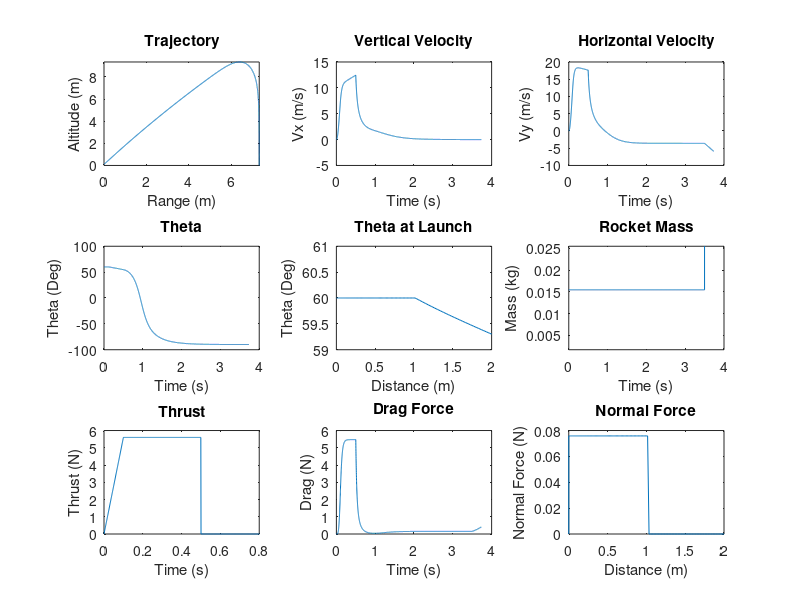

Write the MATLAB code that produced this figure.
% Program:
% Rocket_Trajectory_Simulation.m
% Multi-stage rocket dynamics and trajectory simulation.
%
% Description:
% Predicts multi-stage rocket dynamics and trajectories based on the given 
% rocket mass, engine thrust, launch parameters, and drag coefficient.
%
% Variable List:
% Delta = Time step (s)
% t = Time (s)
% Thrust = Thrust (N)
% Mass = Mass (kg)
% Mass_Rocket_With_Motor = Mass with motor (kg)
% Mass_Rocket_Without_Motor = Mass without motor (kg)
% Theta = Angle (deg)
% C = Drag coefficient
% Rho = Air density (kg/m^3)
% A = Rocket projected area (m^2)
% Gravity = Gravity (m/s^2)
% Launch_Rod_Length = Length of launch rod (m)
% n = Counter
% Fn = Normal force (N)
% Drag = Drag force (N)
% Fx = Sum of forces in the horizontal direction (N)
% Fy = Sum of forces in the vertical direction (N)
% Vx = Velocity in the horizontal direction (m/s)
% Vy = Velocity in the vertical direction (m/s)
% Ax = Acceleration in the horizontal direction (m/s^2)
% Ay = Acceleration in the vertical direction (m/s^2)
% x = Horizontal position (m)
% y = Vertical position (m)
% Distance_x = Horizontal distance travelled (m)
% Distance_y = Vertical travelled (m)
% Distance = Total distance travelled (m)
% Memory_Allocation = Maximum number of time steps expected

clear, clc      % Clear command window and workspace

% Parameters
Delta = 0.001;                  % Time step 
Memory_Allocation = 30000;      % Maximum number of time steps expected

% Preallocate memory for arrays
t = zeros(1, Memory_Allocation);
Thrust = zeros(1, Memory_Allocation);
Mass = zeros(1, Memory_Allocation);
Theta = zeros(1, Memory_Allocation);
Fn = zeros(1, Memory_Allocation);
Drag = zeros(1, Memory_Allocation);
Fx = zeros(1, Memory_Allocation);
Fy = zeros(1, Memory_Allocation);
Ax = zeros(1, Memory_Allocation);
Ay = zeros(1, Memory_Allocation);
Vx = zeros(1, Memory_Allocation);
Vy = zeros(1, Memory_Allocation);
x = zeros(1, Memory_Allocation);
y = zeros(1, Memory_Allocation);
Distance_x = zeros(1, Memory_Allocation);
Distance_y = zeros(1, Memory_Allocation);
Distance = zeros(1, Memory_Allocation);

C = 0.4;                                % Drag coefficient
Rho = 1.2;                              % Air density (kg/m^3)
A = 4.9*10^-2;                          % Rocket projected area (m^2)
Gravity = 9.81;                         % Gravity (m/s^2)
Launch_Rod_Length = 1;                  % Length of launch rod (m)
Mass_Rocket_With_Motor = 0.01546;       % Mass with motor (kg)
Mass_Rocket_Without_Motor = 6000;     % Mass without motor (kg)

Theta(1) = 60;                  % Initial angle (deg)
Vx(1) = 0;                      % Initial horizontal speed (m/s)
Vy(1) = 0;                      % Initial vertical speed (m/s)
x(1) = 0;                       % Initial horizontal position (m)
y(1) = 0.1;                     % Initial vertical position (m)
Distance_x(1) = 0;              % Initial horizontal distance travelled (m)
Distance_y(1) = 0;              % Initial vertical distance travelled (m)
Distance(1) = 0;                % Initial  distance travelled (m)
Mass(1) = Mass_Rocket_With_Motor;       % Initial rocket mass (kg)

n = 1;                          % Initial time step            

while y(n) > 0                  % Run until rocket hits the ground
    n = n+1;                    % Increment time step
 
    t(n)= (n-1)*Delta;          % Elapsed time                     

    % Determine rocket thrust and mass based on launch phase
    if t(n) <= 0.1                              % Launch phase 1
        Thrust(n) = 56*t(n);  
        Mass(n) = Mass_Rocket_With_Motor;
     elseif t(n) > 0.1 && t(n) < 0.5            % Launch phase 2
        Thrust(n) = 5.6;                          
        Mass(n) = Mass_Rocket_With_Motor;
    elseif t(n) >= 0.5 && t(n) < 3.5            % Launch phase 3
        Thrust(n) = 0;
        Mass(n) = Mass_Rocket_With_Motor;
    elseif t(n) >= 3.5                          % Launch phase 4                        
        Thrust(n) = 0;                                         
        Mass(n) = Mass_Rocket_Without_Motor;    % Rocket motor ejects
    end

    % Normal force calculations  
    if Distance(n-1) <= Launch_Rod_Length       % Launch rod normal force
        Fn(n) = Mass(n)*Gravity*cosd(Theta(1));
    else
        Fn(n) = 0;                              % No longer on launch rod
    end
    
    % Drag force calculation
    Drag(n)= 0.5*C*Rho*A*(Vx(n-1)^2+Vy(n-1)^2); % Calculate drag force
    
    % Sum of forces calculations 
    Fx(n)= Thrust(n)*cosd(Theta(n-1))-Drag(n)*cosd(Theta(n-1))...
        -Fn(n)*sind(Theta(n-1));                            % Sum x forces
    Fy(n)= Thrust(n)*sind(Theta(n-1))-(Mass(n)*Gravity)-...
        Drag(n)*sind(Theta(n-1))+Fn(n)*cosd(Theta(n-1));    % Sum y forces
        
    % Acceleration calculations
    Ax(n)= Fx(n)/Mass(n);                       % Net accel in x direction 
    Ay(n)= Fy(n)/Mass(n);                       % Net accel in y direction
	
    % Velocity calculations
    Vx(n)= Vx(n-1)+Ax(n)*Delta;                 % Velocity in x direction
    Vy(n)= Vy(n-1)+Ay(n)*Delta;                 % Velocity in y direction
	
    % Position calculations
    x(n)= x(n-1)+Vx(n)*Delta;                   % Position in x direction
    y(n)= y(n-1)+Vy(n)*Delta;                   % Position in y direction
    
    % Distance calculations    
    Distance_x(n) = Distance_x(n-1)+abs(Vx(n)*Delta);      % Distance in x 
    Distance_y(n) = Distance_y(n-1)+abs(Vy(n)*Delta);      % Distance in y 
    Distance(n) = (Distance_x(n)^2+Distance_y(n)^2)^(1/2); % Total distance

    % Rocket angle calculation
    Theta(n)= atand(Vy(n)/Vx(n));      % Angle defined by velocity vector
end

figure('units','normalized','outerposition',[0 0 1 1]) % Maximize plot window

% Figure 1
subplot(3,3,1)
plot(x(1:n),y(1:n)); 
xlim([0 inf]);
ylim([0 inf]);
xlabel({'Range (m)'});
ylabel({'Altitude (m)'});
title({'Trajectory'});

% Figure 2
subplot(3,3,2)
plot(t(1:n),Vx(1:n));
xlabel({'Time (s)'});
ylabel({'Vx (m/s)'});
title({'Vertical Velocity'});

% Figure 3
subplot(3,3,3)
plot(t(1:n),Vy(1:n));
xlabel({'Time (s)'});
ylabel({'Vy (m/s)'});
title({'Horizontal Velocity'});

% Figure 4
subplot(3,3,4)
plot(t(1:n),Theta(1:n));
xlabel({'Time (s)'});
ylabel({'Theta (Deg)'});
title({'Theta'});

% Figure 5
subplot(3,3,5)
plot(Distance(1:n),Theta(1:n));
xlim([0 2]);
ylim([59 61]);
xlabel({'Distance (m)'});
ylabel({'Theta (Deg)'});
title({'Theta at Launch'});

% Figure 6
subplot(3,3,6)
plot(t(1:n),Mass(1:n));
ylim([.0017 .02546]);
xlabel({'Time (s)'});
ylabel({'Mass (kg)'});
title({'Rocket Mass'});

% Figure 7
subplot(3,3,7)
plot(t(1:n),Thrust(1:n));
xlim([0 0.8]);
xlabel({'Time (s)'});
ylabel({'Thrust (N)'});
title({'Thrust'});

% Figure 8
subplot(3,3,8)
plot(t(1:n),Drag(1:n));
xlabel({'Time (s)'});
ylabel({'Drag (N)'});
title({'Drag Force'});

% Figure 9
subplot(3,3,9)
plot(Distance(1:n),Fn(1:n));
xlim([0 2]);
xlabel({'Distance (m)'});
ylabel({'Normal Force (N)'});
title({'Normal Force'});